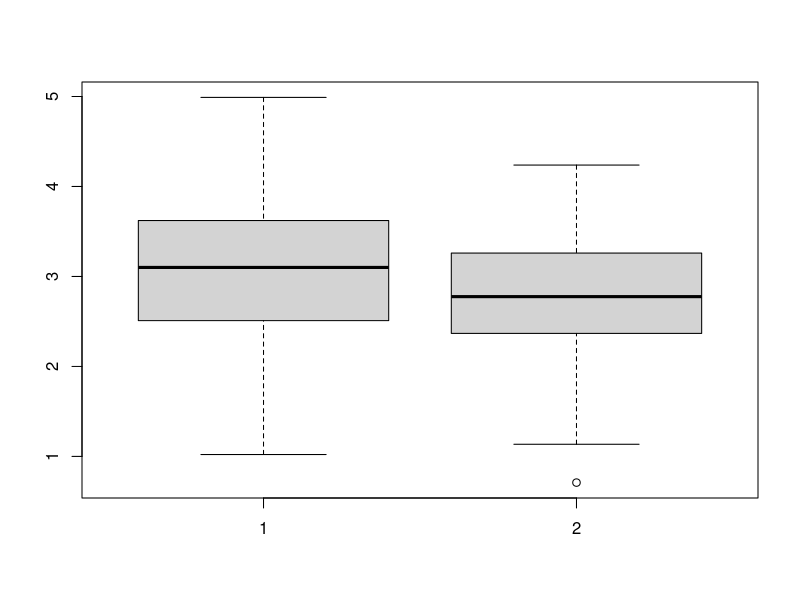
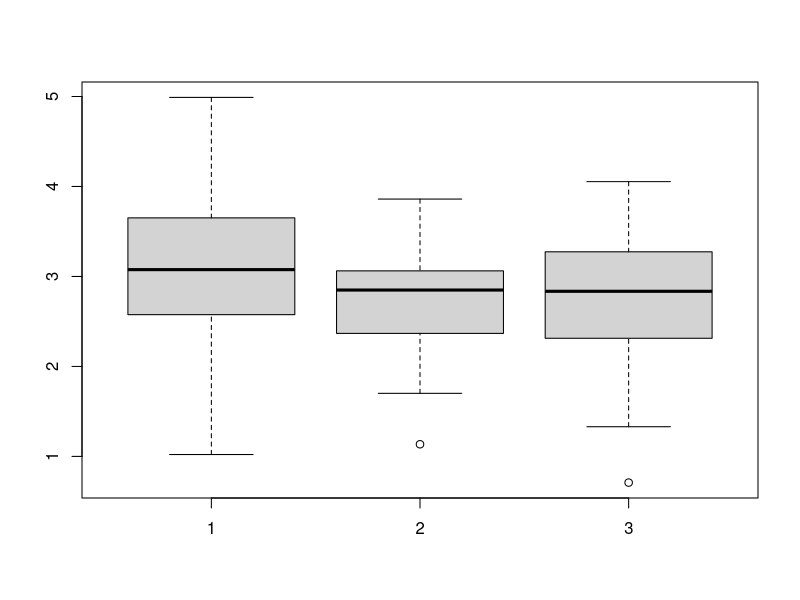
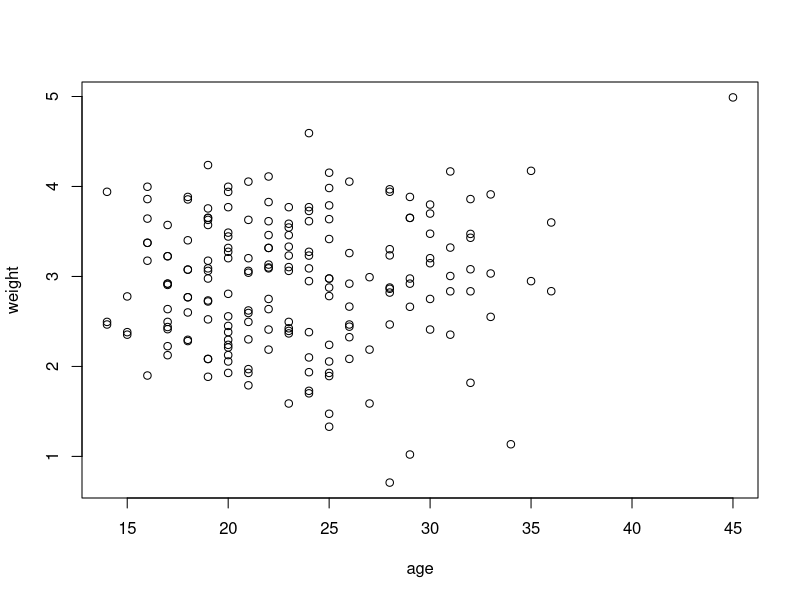

The R script that drew these images, in order:
## ---- chunk 1
mu_w = 168
sigma_w = 6.5
mu_m = 181
sigma_m = 8

# Finner sannsynlighet for å trekke en mann over 200cm
prob = 1 - pnorm(200, mean=mu_m, sd=sigma_m)

# Finner forventet antall menn over 200cm per 1M menn
prob = prob * 1000000
cat("Forventet antall menn over 200cm per 1 million menn:", prob)
## ---- chunk 2
# Regner sannsynlighet for at en tilfeldig trukket kvinne har høyde innenfor intervallet
prob = pnorm(180.74, mean=mu_w, sd=sigma_w) - pnorm(155.26, mean=mu_w, sd=sigma_w)

# Regner sannsynlighet for å trekke 10 kvinner innenfor intervallet
prob = prob^10
cat("Sannsynlighet for å trekke 10 kvinner med høyde i [155.26, 180.74]:", prob)
## ---- chunk 3
# Finner middelverdi og standardavvik for differanse mellom kvinner og menn
mu_z = mu_w - mu_m
sigma_z = sqrt(sigma_w^2 + sigma_m^2)

# Finner sannsynligheten for at kvinnens høyde er større enn mannens, dvs. P(Z > 0)
prob = 1 - pnorm(0, mean=mu_z, sd=sigma_z)
cat("Sannsynlighet for at kvinnen er høyere enn mannen:", prob)
## ---- chunk 4
n = 25
x_avg = 172

# Beregner z-statistikk
z = (x_avg - mu_w) / (sigma_w / sqrt(n))

# Beregner den ensidede P-verdien P(Z > z) = 1 - P(Z <= z)
cat("P-verdi:", 1 - pnorm(z))
## ---- chunk 5
n = 25
x_avg = 172

# Beregner z-statistikk
z = (x_avg - mu_m) / (sigma_m / sqrt(n))

# Beregner den ensidede P-verdien P(Z <= z)
cat("P-verdi:", pnorm(z))
## ---- chunk 6
n = 25
x_avg = 172

# Definerer midtpunkt
mid = (mu_w + mu_m) / 2

# Beregner z-statistikk
z = (x_avg - mid) / (sqrt(sigma_w^2 + sigma_m^2) / sqrt(n))
z = ((x_avg - mu_w) - (x_avg - mid)) / (sigma_w / sqrt(n))
z
# Beregner den ensidede P-verdien P(Z <= z)
cat("P-verdi:", pnorm(z))
## ---- chunk 7
# Forbereder data
babies = matrix(scan("mothersbabies.txt",skip=7),byrow=T,ncol=7)
y = babies[ ,1] # birthweight, in kg
x1 = babies[ ,2] # mother’s weight prior to pregnancy
x2 = babies[ ,3] # age
x3 = babies[ ,4] # indicator for smoking (1 for yes, 0 for no)
x4 = babies[ ,5] # indicator for ethnic 1, black
x5 = babies[ ,6] # indicator for ethnic 2, neither white nor black
x6 = babies[ ,7] # indicator for ethnic 0, white

ysmoke = y[x3 == 1]
ynosmoke = y[x3 == 0]

# Lager boxplots
boxplot(ynosmoke, ysmoke)
## ---- chunk 8
# Gjennomfører t-test
t.test(ysmoke, ynosmoke)
## ---- chunk 9
# Sorterer ut gruppene
yethnic0 = y[x6 == 1]
yethnic1 = y[x4 == 1]
yethnic2 = y[x5 == 1]

# Lager boxplots
boxplot(yethnic0, yethnic1, yethnic2)
## ---- chunk 10
# Lager kategorisk vektor som kombinerer de tre gruppene
x_ethnic = ifelse(x4 == 1, 1, 0)
x_ethnic = ifelse(x5 == 1, 2, x_ethnic)
x_ethnic = factor(x_ethnic)

# Gjennomfører ANOVA
aov_ethnic = aov(y~x_ethnic)
summary(aov_ethnic)
## ---- chunk 11
# Plotter alder vs. fødselsvekt
plot(x2, y, xlab="age", ylab="weight")
## ---- chunk 12
# Regner ut korrelasjon
cor.test(x2, y)
## ---- chunk 13
# Lager regresjonsmodell
fit = lm(y ~ x1 + x2 + x3)
summary(fit)
## ---- chunk 14
# Fyller inn formelverdier
beta1 = 0.008860
beta2 = 0.007094
beta3 = -0.267215
se_beta1 = 0.003791
se_beta2 = 0.009925
se_beta3 = 0.105802

cval = qt(0.975, length(y) - 2)

# Beregner konfidensintervaller
beta1_conf = c(beta1 - cval*se_beta1, beta1 + cval*se_beta1)
beta2_conf = c(beta2 - cval*se_beta2, beta2 + cval*se_beta2)
beta3_conf = c(beta3 - cval*se_beta3, beta3 + cval*se_beta3)

cat("95% konfidensintervall for beta1: (", beta1_conf, ")\n")
cat("95% konfidensintervall for beta2: (", beta2_conf, ")\n")
cat("95% konfidensintervall for beta3: (", beta3_conf, ")\n")
## ---- chunk 15
# Lager regresjonsmodell
fit = lm(y ~ x1 + x2 + x3 + x4 + x5)
summary(fit)
## ---- chunk 16
# Lager regresjonsmodell for hvit etnisitet
fit = lm(yethnic0 ~ x3[x6 == 1])
summary(fit)
## ---- chunk 17
# Lager regresjonsmodell for svart etnisitet
fit = lm(yethnic1 ~ x3[x4 == 1])
summary(fit)
## ---- chunk 18
# Lager regresjonsmodell for verken hvit eller svart etnisitet
fit = lm(yethnic2 ~ x3[x5 == 1])
summary(fit)
## ---- chunk 19
# Lager regresjonsmodell og predikerer på den
fit = lm(y ~ x1 + x2 + x3 + x4 + x5)
pred = predict(fit, newdata=data.frame(x1=60, x2=25, x3=1, x4=0, x5=0))
cat("Forventet fødselsvekt for babyen til Mrs. Jones:", pred, "kg")
## ---- chunk 20
# Lager regresjonsmodell og predikerer på den
fit = lm(y ~ x1 + x2 + x3 + x4 + x5)
pred = predict(fit, newdata=data.frame(x1=60, x2=25, x3=0, x4=0, x5=0))
cat("Forventet fødselsvekt for babyen til Mrs. Smith:", pred, "kg")
